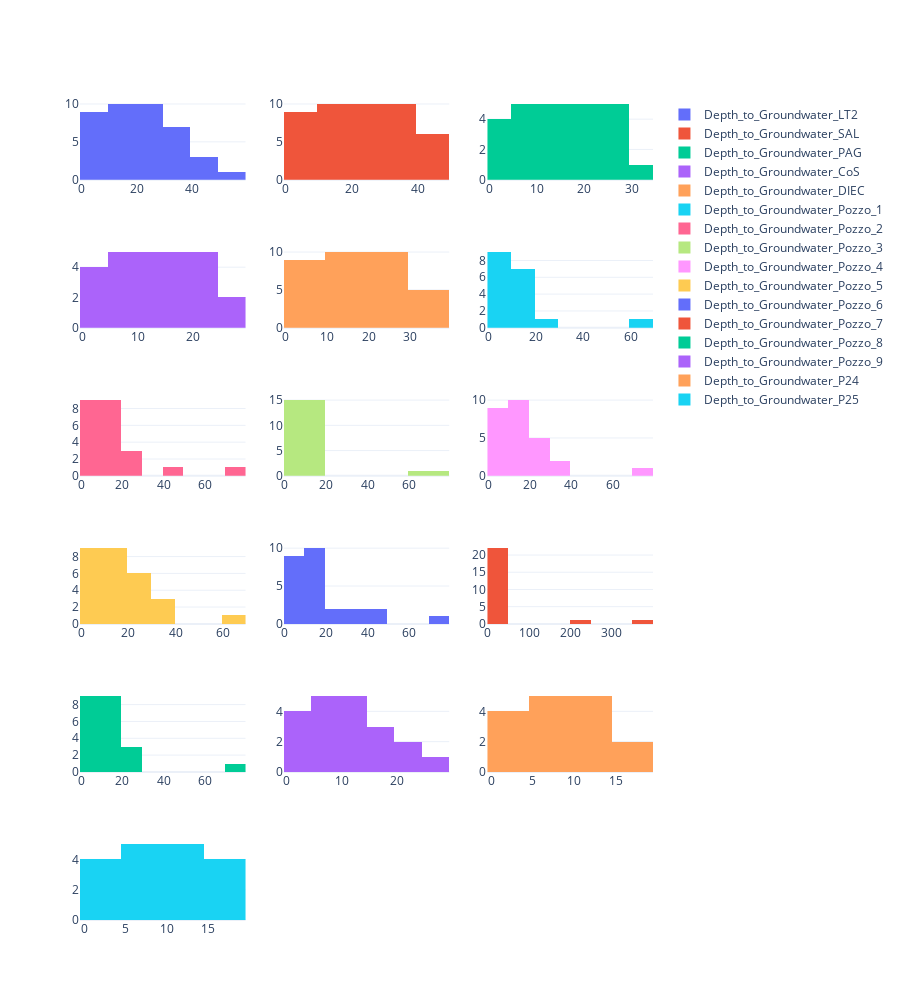

The cell this chart's notebook holds for it:
### Code cell
traces = [
    go.Histogram(
        x = Depth_concat[Depth[i]].value_counts().unique(), 
        name=Depth[i]
    ) for i in range(len(Depth))
]

fig = make_subplots(rows=6, cols=3,subplot_titles=())
for i in range(len(traces)):
    fig.append_trace(
        traces[i], 
        (i // 3) + 1, 
        (i % 3) + 1
    )

fig.update_layout(
    template="plotly_white",
    height=1000
)

fig.show()

### Figure 1 — Plotly figure (JSON) as saved in the notebook; plotly's stock layout.template omitted (floating-point values rounded to 4 significant figures)
{"data": [{"name": "Depth_to_Groundwater_LT2", "type": "histogram", "x": [51, 46, 42, 41, 39, 38, 36, 33, 32, 31, 30, 29, 28, 27, 26, 25, 24, 23, 22, 21, 20, 19, 18, 17, 16, 15, 14, 13, 12, 11, 10, 9, 8, 7, 6, 5, 4, 3, 2, 1], "xaxis": "x", "yaxis": "y"}, {"name": "Depth_to_Groundwater_SAL", "type": "histogram", "x": [49, 45, 44, 43, 42, 40, 39, 38, 37, 36, 35, 34, 33, 32, 31, 30, 29, 28, 27, 26, 25, 24, 23, 22, 21, 20, 19, 18, 17, 16, 15, 14, 13, 12, 11, 10, 9, 8, 7, 6, 5, 4, 3, 2, 1], "xaxis": "x2", "yaxis": "y2"}, {"name": "Depth_to_Groundwater_PAG", "type": "histogram", "x": [30, 29, 28, 27, 26, 25, 24, 23, 22, 21, 20, 19, 18, 17, 16, 15, 14, 13, 12, 11, 10, 9, 8, 7, 6, 5, 4, 3, 2, 1], "xaxis": "x3", "yaxis": "y3"}, {"name": "Depth_to_Groundwater_CoS", "type": "histogram", "x": [29, 26, 24, 23, 22, 21, 20, 19, 18, 17, 16, 15, 14, 13, 12, 11, 10, 9, 8, 7, 6, 5, 4, 3, 2, 1], "xaxis": "x4", "yaxis": "y4"}, {"name": "Depth_to_Groundwater_DIEC", "type": "histogram", "x": [39, 37, 34, 32, 30, 29, 28, 27, 26, 25, 24, 23, 22, 21, 20, 19, 18, 17, 16, 15, 14, 13, 12, 11, 10, 9, 8, 7, 6, 5, 4, 3, 2, 1], "xaxis": "x5", "yaxis": "y5"}, {"name": "Depth_to_Groundwater_Pozzo_1", "type": "histogram", "x": [69, 22, 18, 16, 15, 14, 12, 11, 10, 9, 8, 7, 6, 5, 4, 3, 2, 1], "xaxis": "x6", "yaxis": "y6"}, {"name": "Depth_to_Groundwater_Pozzo_2", "type": "histogram", "x": [73, 40, 25, 22, 20, 19, 17, 16, 15, 14, 13, 12, 11, 10, 9, 8, 7, 6, 5, 4, 3, 2, 1], "xaxis": "x7", "yaxis": "y7"}, {"name": "Depth_to_Groundwater_Pozzo_3", "type": "histogram", "x": [72, 16, 15, 13, 12, 11, 10, 9, 8, 7, 6, 5, 4, 3, 2, 1], "xaxis": "x8", "yaxis": "y8"}, {"name": "Depth_to_Groundwater_Pozzo_4", "type": "histogram", "x": [73, 37, 35, 26, 25, 24, 21, 20, 19, 18, 17, 16, 15, 14, 13, 12, 11, 10, 9, 8, 7, 6, 5, 4, 3, 2, 1], "xaxis": "x9", "yaxis": "y9"}, {"name": "Depth_to_Groundwater_Pozzo_5", "type": "histogram", "x": [69, 36, 34, 31, 26, 24, 23, 22, 21, 20, 18, 17, 16, 15, 14, 13, 12, 11, 10, 9, 8, 7, 6, 5, 4, 3, 2, 1], "xaxis": "x10", "yaxis": "y10"}, {"name": "Depth_to_Groundwater_Pozzo_6", "type": "histogram", "x": [71, 48, 46, 34, 32, 27, 20, 19, 18, 17, 16, 15, 14, 13, 12, 11, 10, 9, 8, 7, 6, 5, 4, 3, 2, 1], "xaxis": "x11", "yaxis": "y11"}, {"name": "Depth_to_Groundwater_Pozzo_7", "type": "histogram", "x": [370, 229, 47, 44, 35, 30, 29, 28, 21, 15, 14, 13, 12, 11, 10, 9, 8, 7, 6, 5, 4, 3, 2, 1], "xaxis": "x12", "yaxis": "y12"}, {"name": "Depth_to_Groundwater_Pozzo_8", "type": "histogram", "x": [72, 26, 22, 21, 19, 18, 16, 15, 14, 13, 12, 11, 10, 9, 8, 7, 6, 5, 4, 3, 2, 1], "xaxis": "x13", "yaxis": "y13"}, {"name": "Depth_to_Groundwater_Pozzo_9", "type": "histogram", "x": [29, 22, 21, 17, 16, 15, 14, 13, 12, 11, 10, 9, 8, 7, 6, 5, 4, 3, 2, 1], "xaxis": "x14", "yaxis": "y14"}, {"name": "Depth_to_Groundwater_P24", "type": "histogram", "x": [18, 15, 14, 13, 12, 11, 10, 9, 8, 7, 6, 5, 4, 3, 2, 1], "xaxis": "x15", "yaxis": "y15"}, {"name": "Depth_to_Groundwater_P25", "type": "histogram", "x": [18, 17, 16, 15, 14, 13, 12, 11, 10, 9, 8, 7, 6, 5, 4, 3, 2, 1], "xaxis": "x16", "yaxis": "y16"}], "layout": {"height": 1000, "xaxis": {"anchor": "y", "domain": [0.0, 0.2889]}, "xaxis10": {"anchor": "y10", "domain": [0.0, 0.2889]}, "xaxis11": {"anchor": "y11", "domain": [0.3556, 0.6444]}, "xaxis12": {"anchor": "y12", "domain": [0.7111, 1.0]}, "xaxis13": {"anchor": "y13", "domain": [0.0, 0.2889]}, "xaxis14": {"anchor": "y14", "domain": [0.3556, 0.6444]}, "xaxis15": {"anchor": "y15", "domain": [0.7111, 1.0]}, "xaxis16": {"anchor": "y16", "domain": [0.0, 0.2889]}, "xaxis17": {"anchor": "y17", "domain": [0.3556, 0.6444]}, "xaxis18": {"anchor": "y18", "domain": [0.7111, 1.0]}, "xaxis2": {"anchor": "y2", "domain": [0.3556, 0.6444]}, "xaxis3": {"anchor": "y3", "domain": [0.7111, 1.0]}, "xaxis4": {"anchor": "y4", "domain": [0.0, 0.2889]}, "xaxis5": {"anchor": "y5", "domain": [0.3556, 0.6444]}, "xaxis6": {"anchor": "y6", "domain": [0.7111, 1.0]}, "xaxis7": {"anchor": "y7", "domain": [0.0, 0.2889]}, "xaxis8": {"anchor": "y8", "domain": [0.3556, 0.6444]}, "xaxis9": {"anchor": "y9", "domain": [0.7111, 1.0]}, "yaxis": {"anchor": "x", "domain": [0.9028, 1.0]}, "yaxis10": {"anchor": "x10", "domain": [0.3611, 0.4583]}, "yaxis11": {"anchor": "x11", "domain": [0.3611, 0.4583]}, "yaxis12": {"anchor": "x12", "domain": [0.3611, 0.4583]}, "yaxis13": {"anchor": "x13", "domain": [0.1806, 0.2778]}, "yaxis14": {"anchor": "x14", "domain": [0.1806, 0.2778]}, "yaxis15": {"anchor": "x15", "domain": [0.1806, 0.2778]}, "yaxis16": {"anchor": "x16", "domain": [0.0, 0.09722]}, "yaxis17": {"anchor": "x17", "domain": [0.0, 0.09722]}, "yaxis18": {"anchor": "x18", "domain": [0.0, 0.09722]}, "yaxis2": {"anchor": "x2", "domain": [0.9028, 1.0]}, "yaxis3": {"anchor": "x3", "domain": [0.9028, 1.0]}, "yaxis4": {"anchor": "x4", "domain": [0.7222, 0.8194]}, "yaxis5": {"anchor": "x5", "domain": [0.7222, 0.8194]}, "yaxis6": {"anchor": "x6", "domain": [0.7222, 0.8194]}, "yaxis7": {"anchor": "x7", "domain": [0.5417, 0.6389]}, "yaxis8": {"anchor": "x8", "domain": [0.5417, 0.6389]}, "yaxis9": {"anchor": "x9", "domain": [0.5417, 0.6389]}}}
